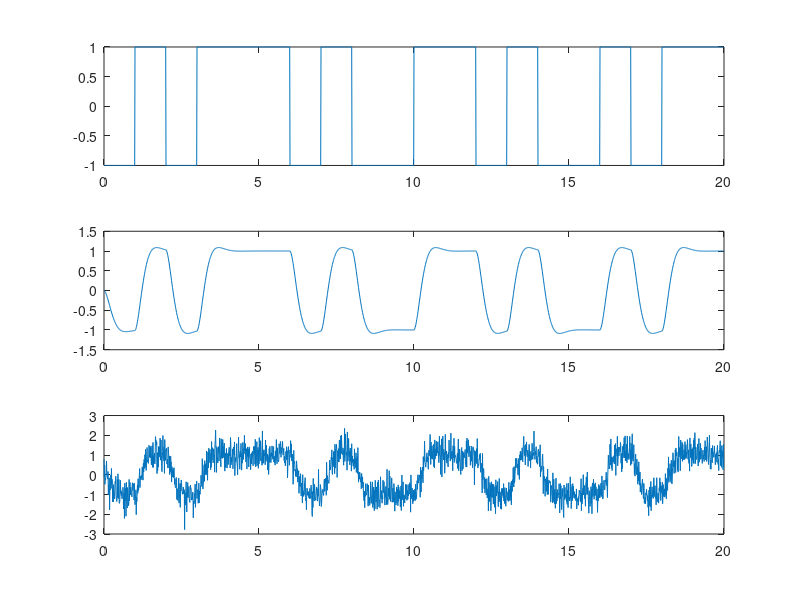
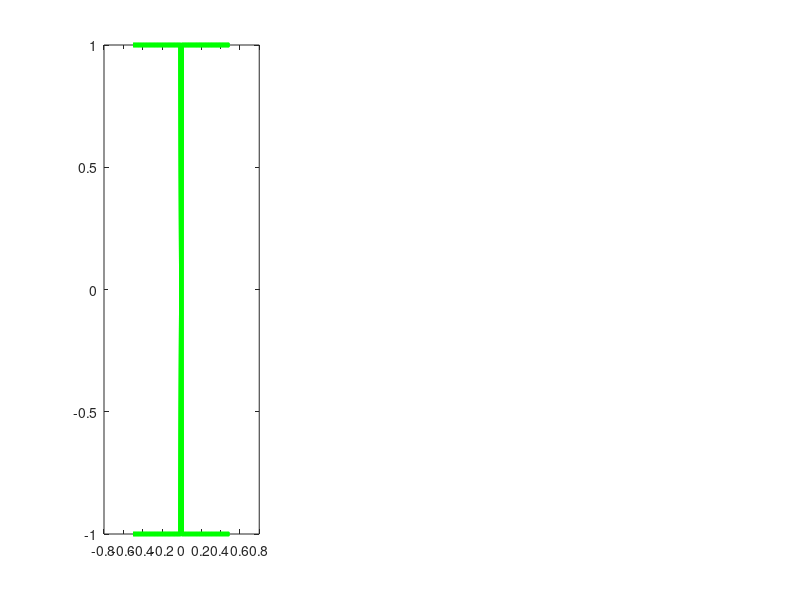

The MATLAB script that drew these images, in order:
% question 1

pkg load signal;
pkg load communications;
clearvars;
close all;
clc;

num_bit = 20;
samp_per_bit = 100;
Tb = 1;
Ts = Tb/samp_per_bit;
fs = 1/Ts;

s = randi([0 1], 1, num_bit); % Random binary sequence
Xbase = 2*s -1;

% X = zeros(1, num_bit*samp_per_bit); %for quuestion one only

for i = 1:num_bit
    X((i-1)*samp_per_bit + 1:i*samp_per_bit) = Xbase(i);
end

t = 0:Tb/samp_per_bit:Tb*num_bit-Tb/samp_per_bit;
subplot(3,1,1);
plot(t,X);

fc = 0.01*fs;
[b,a] = butter(2,fc/(fs/2));
X_isi = filter(b,a,X);

subplot(3,1,2);
plot(t,X_isi);

% generate noise samples
% use the fuunction AWGN to generate noise samples
X_isi_n = awgn(X_isi, 6.6, 'measured');
subplot(3,1,3);
plot(t,X_isi_n);
figure;

X = circshift(X,samp_per_bit/2);
X_eye = reshape(X,samp_per_bit,num_bit);
X_eye_t = X_eye';
t_eye = -Tb/2:Tb/samp_per_bit:Tb/2-Tb/samp_per_bit;
subplot(1,3,1);
plot(t_eye,X_eye_t(2:num_bit,:),'g','LineWidth',3);
